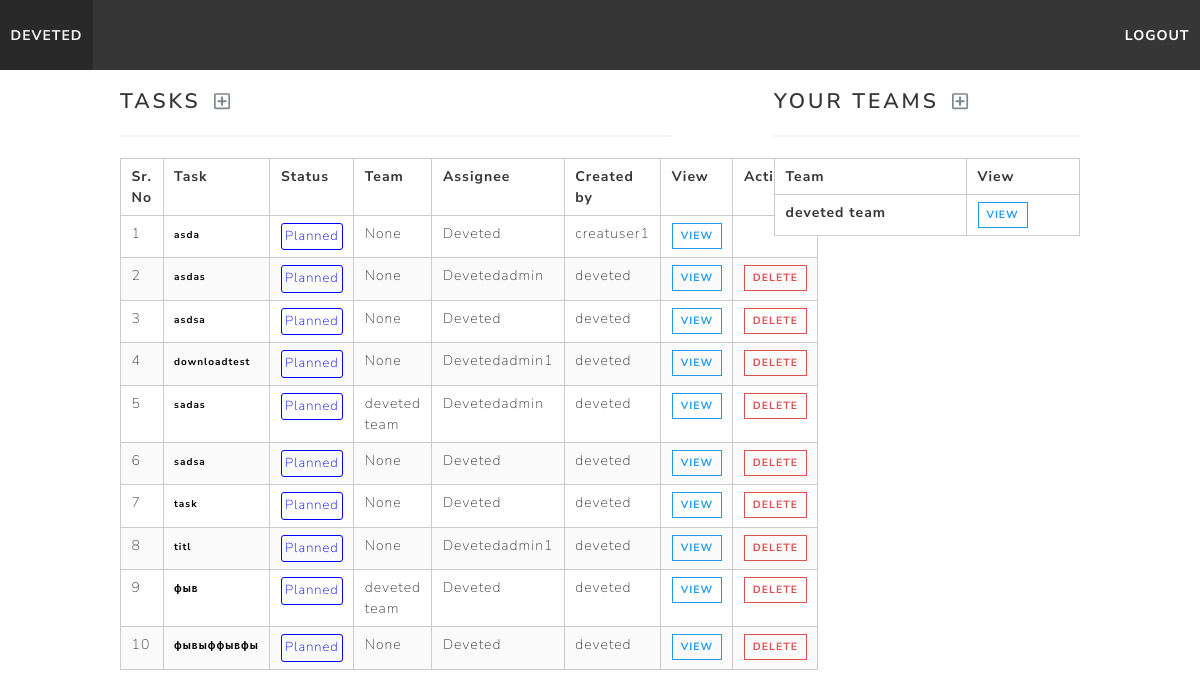
Screenshot of /accounts/home/ (signed in) with the database file from the repository.
### tasks/models.py (models this page shows, shortened)
class Task(models.Model):
    STATUS_CHOICES = (
        ('Planned', 'Planned'),
        ('Ongoing', 'Ongoing'),
        ('Done', 'Done')
    )
    title = models.CharField(max_length=100)
    description = models.CharField(max_length=300)
    status = models.CharField(max_length=10, choices=STATUS_CHOICES)
    created_date = models.DateField(default=timezone.now, blank=True, null=True)
    created_by = models.ForeignKey(User, null=True, related_name='task_created_by', on_delete=models.CASCADE)
    assigned_to = models.ManyToManyField(User, related_name='task_assigned_to')
    team = models.ForeignKey(Team, null=True, on_delete=models.CASCADE)
    files = models.FileField(upload_to='task_files/', blank=True, null=True)

### accounts/models.py (models this page shows)
class Team(models.Model):
    team_name = models.CharField(max_length=50)
    members = models.ManyToManyField(User)
    created_by = models.ForeignKey(
        User, null=True, on_delete=models.CASCADE, related_name='team_created_by')
    def __str__(self):
        return self.team_name
    class Meta:
        ordering = ('team_name',)

### accounts/views.py (the view)
# urls.py: path('home/', views.home_view, name="home"),
@csrf_exempt
@login_required(login_url='accounts:login')
def home_view(request):
    teams = request.user.team_set.all()
    tasks = Task.objects.filter(
        Q(created_by=request.user) | Q(assigned_to=request.user) | Q(team__in=teams)).order_by('title').distinct()
    return render(request, 'home.html', {'tasks': tasks, 'teams': teams})

### accounts/templates/home.html (shortened to what this page needs)
{% extends 'base_layout.html' %}
{% block content %}
    {% include "navbar.html" %}
    <div class="container" style="margin-top:20px;">
        <div class="columns">
            <div class="column is-7">
                <h1 class="title is-4">Tasks
                    <a href="{% url 'tasks:create' %}" style="margin-left:5px;">
                        <i class="far fa-plus-square fa-sm"></i>
                    </a>
                </h1>
                <hr>
                {% if tasks|length == 0 %}
                    <p class="subtitle is-5 has-text-centered">No tasks found.</p>
                {% else %}
                    <table class="table is-striped  is-hoverable is-fullwidth">
                        <thead style="border: 1px solid #ccc;">
                            <tr>
                                <th style="border: 1px solid #ccc;">Sr. No</th>
                                <th style="border: 1px solid #ccc;">Task</th>
                                <th style="border: 1px solid #ccc;">Status</th>
                                <th style="border: 1px solid #ccc;">Team</th>
                                <th style="border: 1px solid #ccc;">Assignee</th>
                                <th style="border: 1px solid #ccc;">Created by</th>
                                <th style="border: 1px solid #ccc;">View</th>
                                <th style="border: 1px solid #ccc;">Actions</th>
                            </tr>
                        </thead>
                        <tbody>
                            {% for task in tasks %}
                            <tr>
                                <td style="border: 1px solid #ccc;">{{ forloop.counter }}</td>
                                <td style="border: 1px solid #ccc;">
                                    <a href="{% url 'tasks:detail' task.id %}" style="color: #000; font-size: 10px; font-weight: bold;">
                                        {{ task.title | truncatechars:15 }}
                                    </a>
                                </td>
                                <td style="border: 1px solid #ccc;">
                                    <div style="border: 1px solid {% if task.status == 'Planned' %}blue{% elif task.status == 'Ongoing' %}orange{% elif task.status == 'Done' %}green{% endif %};
                                                padding: 3px; border-radius: 3px; text-align: center;
                                                color: {% if task.status == 'Planned' %}blue{% elif task.status == 'Ongoing' %}orange{% elif task.status == 'Done' %}green{% endif %};
                                                font-size: 13px;">
                                        {{ task.status }}
                                    </div>
                                </td>
                                <td style="border: 1px solid #ccc;">{{ task.team }}</td>
                                <td style="border: 1px solid #ccc;">
                                    {% for assignee in task.assigned_to.all %}
                                        {{ assignee | title }}
                                    {% endfor %}
                                </td>
                                <td style="border: 1px solid #ccc;">{{ task.created_by }}</td>
                                <td style="border: 1px solid #ccc;">
                                    <a href="{% url 'tasks:detail' task.id %}" class="button is-small is-outlined is-info">View</a>
                                </td>
                                <td style="border: 1px solid #ccc;">
                                    {% if task.created_by == request.user %}
                                        <a href="{% url 'tasks:delete' task.id %}" class="button is-small is-outlined is-danger">
                                            Delete
                                        </a>
                                    {% endif %}
                                </td>
                            </tr>
                        {% endfor %}
                        </tbody>
                    </table>
                {% endif %}
            </div>
            <div class="column"></div>
            <div class="column is-4">
                <h1 class="title is-4">Your Teams <a href="{% url 'accounts:create_team' %}" style="margin-left:5px;"><i
                        class="far fa-plus-square fa-sm"></i></a></h1>
                <hr>
                {% if teams|length == 0 %}
                    <p class="subtitle is-5 has-text-centered">No teams found.</p>
                {% else %}
                    <table class="table is-striped  is-hoverable is-fullwidth" style="font-weight: bold;">
                        <thead style="border: 1px solid #ccc;">
                            <tr>
                                <th style="border: 1px solid #ccc;">Team</th>
                                <th style="border: 1px solid #ccc;">View</th>
                            </tr>
                        </thead>
                        <tbody>
                            {% for team in teams %}
                                <tr style="border: 1px solid #ccc;">
                                    <td style="border: 1px solid #ccc;">
                                        {{ team.team_name }}
                                    </td>
                                    <td style="border: 1px solid #ccc;">
                                        <a href="{% url 'accounts:team_detail' team.id %}" class="button is-small is-outlined is-info">
                                            View
                                        </a>
                                    </td>
                                </tr>
                            {% endfor %}
                        </tbody>
                    </table>
                {% endif %}
            </div>
        </div>
    </div>
{% endblock %}

### accounts/templates/base_layout.html (shortened to what this page needs)
{% load static %}
<!DOCTYPE html>
<html lang="en">
<head>
    <link rel="stylesheet" type="text/css" href="{% static 'bulma_lux.css' %}">
</head>
<body>
{% block content %}
{% endblock %}
</body>
</html>

### tasks/templates/navbar.html (shortened to what this page needs)
<nav id="navbar" class="navbar is-dark">
    <div class="navbar-brand">
        <a href="{% url 'accounts:home' %}" class="navbar-item">{{ request.user }}</a>
    </div>
    <div class="navbar-menu" id="burgerMenu">
        <div class="navbar-end">
            <a href="{% url 'accounts:logout' %}" class="navbar-item">
                <strong>Logout</strong>
            </a>
        </div>
    </div>
</nav>

### rows the page displays
Task: title "asda", status "Planned", team "None", created_by "creatuser1"
Task: title "asdas", status "Planned", team "None", created_by "deveted", shows "DELETE"
Task: title "asdsa", status "Planned", team "None", created_by "deveted", shows "DELETE"
Task: title "downloadtest", status "Planned", team "None", created_by "deveted", shows "DELETE"
Task: title "sadas", status "Planned", team "deveted team", created_by "deveted", shows "DELETE"
Task: title "sadsa", status "Planned", team "None", created_by "deveted", shows "DELETE"
Task: title "task", status "Planned", team "None", created_by "deveted", shows "DELETE"
Task: title "titl", status "Planned", team "None", created_by "deveted", shows "DELETE"
Task: title "фыв", status "Planned", team "deveted team", created_by "deveted", shows "DELETE"
Task: title "фывыффывфы", status "Planned", team "None", created_by "deveted", shows "DELETE"
Team: team_name "deveted team"

### other values shown
{{ request.user }} "DEVETED"
{{ assignee | title }} "Deveted"
{{ assignee | title }} "Devetedadmin"
{{ assignee | title }} "Devetedadmin1"
